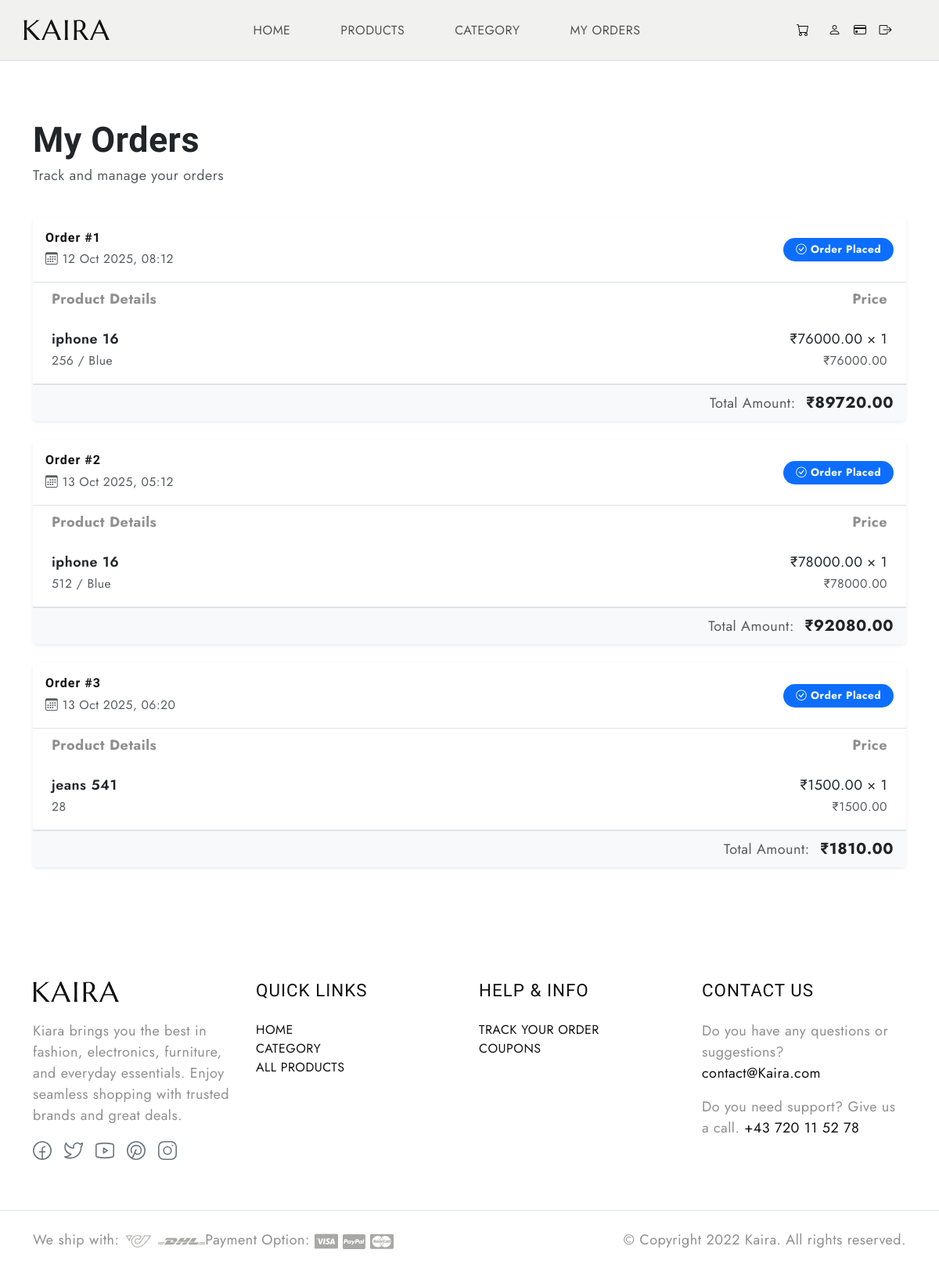
The app's page /user-order-status-view (signed in), older data.
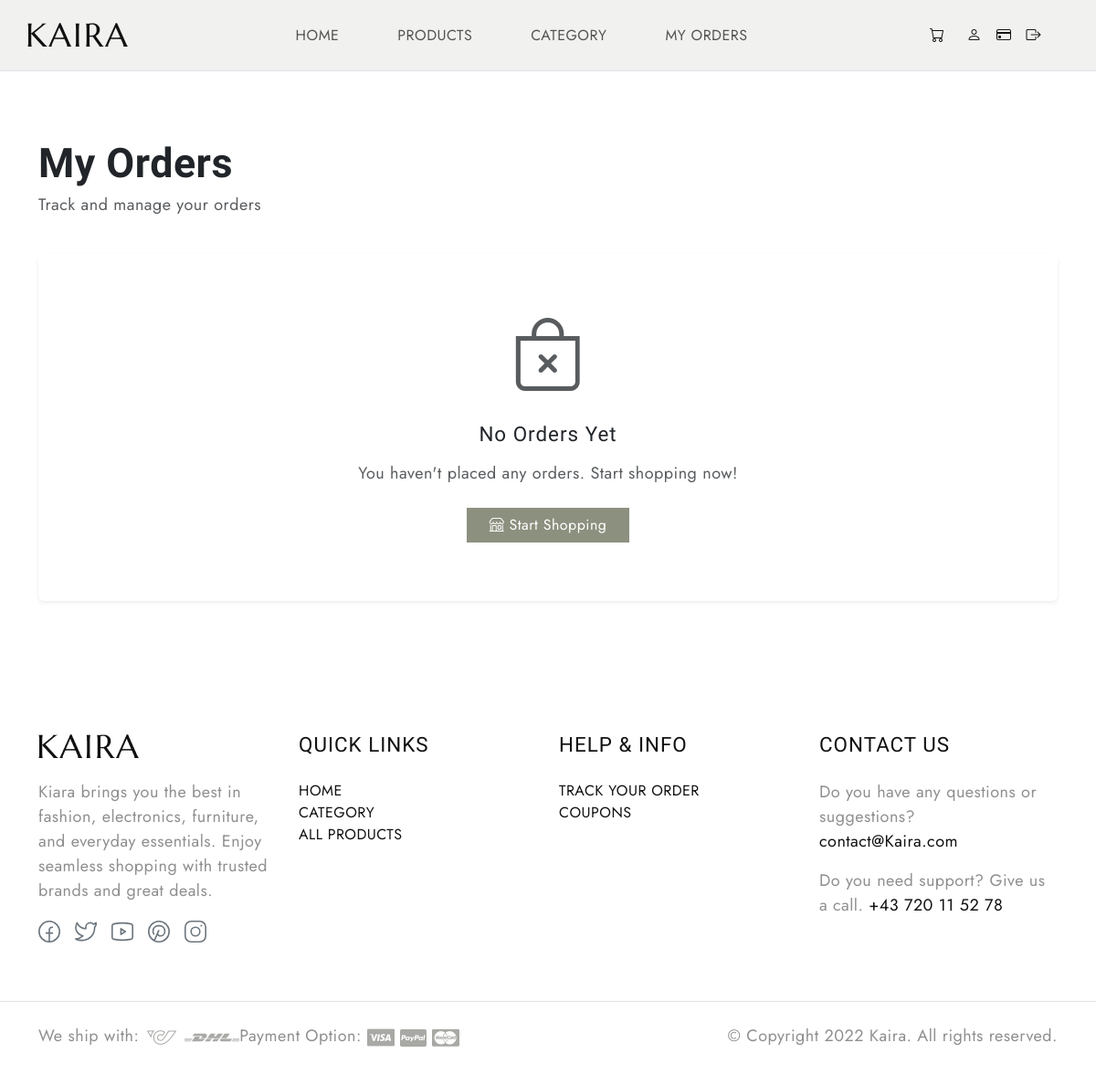
The same page, newer data.
### Ekartapp/models.py (models this page shows, shortened)
class Order(models.Model):
    user = models.ForeignKey(UserModel,on_delete=models.CASCADE,related_name='user_order')
    total_price = models.DecimalField(max_digits=10,decimal_places=2)
    address = models.TextField()
    status = models.CharField(max_length=20,choices=ORDER_STATUS,default='Order Placed')
    created_at = models.DateTimeField(auto_now_add=True)
    is_seen = models.BooleanField(default=True)

class OrderItem(models.Model):
    order = models.ForeignKey(Order,on_delete=models.CASCADE,related_name='items')
    product_variant = models.ForeignKey(ProductVariant,on_delete=models.CASCADE,related_name='prod_order')
    quantity = models.PositiveIntegerField(default=1)
    price = models.DecimalField(max_digits=10,decimal_places=2)

class ProductVariant(models.Model):
    product = models.ForeignKey(Product,on_delete=models.CASCADE, related_name='product_variant')
    primary_variant = models.ForeignKey(Variants,on_delete=models.CASCADE,related_name='primary_product_variant')
    secondary_variant = models.ForeignKey(Variants,on_delete=models.CASCADE,related_name='secondary_product_variant',null=True,blank=True)
    price = models.DecimalField(max_digits=10,decimal_places=3)
    created_at = models.DateTimeField(auto_now_add=True)
    quantity = models.PositiveIntegerField(default=0)
    is_default = models.BooleanField(default=False)
    status = models.BooleanField(default=True)

class Product(models.Model):
    created_by = models.ForeignKey(Custom_User,on_delete=models.CASCADE,related_name='product')
    brand = models.CharField(max_length=300, null=True)
    title=models.CharField(max_length=300)
    description = models.TextField()
    primary_variant = models.ForeignKey(VariantType,on_delete=models.CASCADE,related_name='primary_variant_type')
    secondary_variant = models.ForeignKey(VariantType,on_delete=models.CASCADE,related_name='secondary_variant_type',null=True,blank=True)
    status=models.BooleanField(default=True)
    category = models.ForeignKey(Category,on_delete=models.CASCADE,related_name="category_products")
    created_at = models.DateTimeField(auto_now_add=True)

class Variants(models.Model):
    variant_type = models.ForeignKey(VariantType,on_delete=models.CASCADE,related_name='variants')
    value = models.CharField(max_length=200)
    status = models.BooleanField(default=True)

### Ekartapp/user_views.py (the view)
# urls.py: path('user-order-status-view',user_views.order_status,name='orderStatus'),
@login_required(login_url='login1')
def order_status(request):
    user = UserModel.objects.filter(user=request.user).first()
    orders =Order.objects.filter(user=user).order_by('created_at')
    return render(request,'user/order/orderStatus.html',{'orders':orders})

### template/user/order/orderStatus.html (shortened to what the changed rows need)
{% extends 'user/userHome.html' %}
{% load static %}
{% block content %}
<div class="container py-5">
    {% if orders %}
        <div class="row g-4">
            {% for order in orders %}
                <div class="col-12">
                    <div class="card border-0 shadow-sm">
                        <div class="card-header py-3" style="background-color: #ffffff !important; border-bottom: 1px solid #dee2e6 !important;">
                            <div class="row align-items-center">
                                <div class="col-md-6">
                                    <h6 class="mb-1 fw-bold">Order #{{ order.id }}</h6>
                                    <small class="text-muted">
                                        <i class="bi bi-calendar3"></i> {{ order.created_at|date:"d M Y, H:i" }}
                                    </small>
                                </div>
                                <div class="col-md-6 text-md-end mt-2 mt-md-0">
                                    {% if order.status == 'Order Placed' %}
                                        <span class="badge rounded-pill px-3 py-2" style="background-color: #0d6efd !important; color: white !important;">
                                            <i class="bi bi-check-circle"></i> {{ order.status }}
                                        </span>
                                    {% elif order.status == 'Shipment Ready' %}
                                        <span class="badge rounded-pill px-3 py-2" style="background-color: #ffc107 !important; color: #000 !important;">
                                            <i class="bi bi-box-seam"></i> {{ order.status }}
                                        </span>
                                    {% elif order.status == 'Order Delivered' %}
                                        <span class="badge rounded-pill px-3 py-2" style="background-color: #198754 !important; color: white !important;">
                                            <i class="bi bi-check-circle-fill"></i> {{ order.status }}
                                        </span>
                                    {% endif %}
                                </div>
                            </div>
                        </div>
                        <div class="card-body p-0">
                            <div class="table-responsive">
                                <table class="table table-hover mb-0">
                                    <thead style="background-color: #f8f9fa !important;">
                                        <tr>
                                            <th class="border-0 ps-4">Product Details</th>
                                            <th class="border-0 text-end pe-4">Price</th>
                                        </tr>
                                    </thead>
                                    <tbody>
                                        {% for item in order.items.all %}
                                            <tr>
                                                <td class="ps-4 py-3">
                                                    <div class="fw-semibold text-dark">{{ item.product_variant.product.title }}</div>
                                                    <small class="text-muted">
                                                        {{ item.product_variant.primary_variant.value }}
                                                        {% if item.product_variant.secondary_variant %}
                                                            / {{ item.product_variant.secondary_variant.value }}
                                                        {% endif %}
                                                    </small>
                                                </td>
                                                <td class="text-end pe-4 py-3">
                                                    <div class="text-dark">₹{{ item.price }} × {{ item.quantity }}</div>
                                                    <small class="text-muted">₹{{ item.price }}</small>
                                                </td>
                                            </tr>
                                        {% endfor %}
                                    </tbody>
                                </table>
                            </div>
                        </div>
                        <div class="card-footer border-top" style="background-color: #f8f9fa !important;">
                            <div class="row align-items-center">
                                <div class="col-6 text-end">
                                    <span class="text-muted me-2">Total Amount:</span>
                                    <span class="fs-5 fw-bold text-dark">₹{{ order.total_price }}</span>
                                </div>
                            </div>
                        </div>
                    </div>
                </div>
            {% endfor %}
        </div>
    {% else %}
        <div class="row">
            <div class="col-12">
                <div class="card border-0 shadow-sm text-center py-5">
                    <div class="card-body">
                        <div class="mb-4">
                            <i class="bi bi-bag-x display-1 text-muted"></i>
                        </div>
                        <h5 class="text-dark mb-3">No Orders Yet</h5>
                        <p class="text-muted mb-4">You haven't placed any orders. Start shopping now!</p>
                        <a href="#" class="btn btn-primary px-4">
                            <i class="bi bi-shop"></i> Start Shopping
                        </a>
                    </div>
                </div>
            </div>
        </div>
    {% endif %}
</div>
{% endblock %}

Row changes from the older to the newer data that the page shows:
removed Order: id "1", created_at "12 Oct 2025, 08:12", status "Order Placed", total_price "89720.00"
removed OrderItem: product_variant.product "iphone 16", product_variant.primary_variant.value "256", product_variant.secondary_variant.value "Blue", price "76000.00", quantity "1"
removed Order: id "2", created_at "13 Oct 2025, 05:12", status "Order Placed", total_price "92080.00"
removed OrderItem: product_variant.product "iphone 16", product_variant.primary_variant.value "512", product_variant.secondary_variant.value "Blue", price "78000.00", quantity "1", shown under "2"
removed Order: id "3", created_at "13 Oct 2025, 06:20", status "Order Placed", total_price "1810.00"
removed OrderItem: product_variant.product "jeans 541", product_variant.primary_variant.value "28", price "1500.00", quantity "1", shown under "3"
Text that changed along with them:
text now shown: "No Orders Yet You haven't placed any orders. Start shopping now! Start Shopping"
